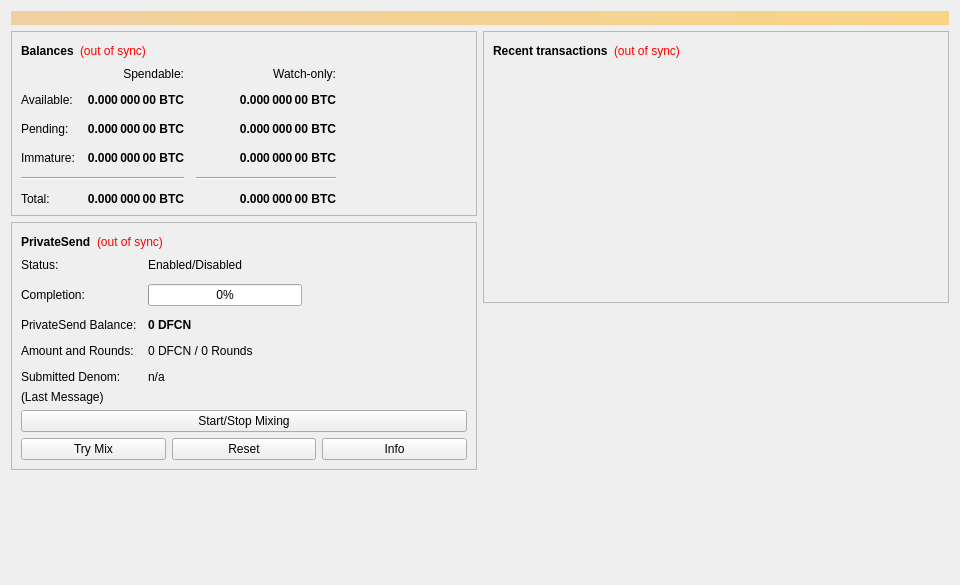
<?xml version="1.0" encoding="UTF-8"?>
<ui version="4.0">
 <class>OverviewPage</class>
 <widget class="QWidget" name="OverviewPage">
  <property name="geometry">
   <rect>
    <x>0</x>
    <y>0</y>
    <width>960</width>
    <height>585</height>
   </rect>
  </property>
  <property name="minimumSize">
   <size>
    <width>960</width>
    <height>0</height>
   </size>
  </property>
  <property name="windowTitle">
   <string>Form</string>
  </property>
  <layout class="QVBoxLayout" name="topLayout">
   <item>
    <widget class="QLabel" name="labelAlerts">
     <property name="visible">
      <bool>false</bool>
     </property>
     <property name="styleSheet">
      <string notr="true">background-color: qlineargradient(x1: 0, y1: 0, x2: 1, y2: 0, stop:0 #F0D0A0, stop:1 #F8D488); color:#000000;</string>
     </property>
     <property name="wordWrap">
      <bool>true</bool>
     </property>
     <property name="margin">
      <number>3</number>
     </property>
    </widget>
   </item>
   <item>
    <layout class="QHBoxLayout" name="horizontalLayout" stretch="1,1">
     <item>
      <layout class="QVBoxLayout" name="verticalLayout_2">
       <item>
        <widget class="QFrame" name="frame">
         <property name="frameShape">
          <enum>QFrame::StyledPanel</enum>
         </property>
         <property name="frameShadow">
          <enum>QFrame::Raised</enum>
         </property>
         <layout class="QVBoxLayout" name="verticalLayout_4">
          <item>
           <layout class="QHBoxLayout" name="horizontalLayout_4">
            <item>
             <widget class="QLabel" name="label_5">
              <property name="font">
               <font>
                <weight>75</weight>
                <bold>true</bold>
               </font>
              </property>
              <property name="text">
               <string>Balances</string>
              </property>
             </widget>
            </item>
            <item>
             <widget class="QLabel" name="labelWalletStatus">
              <property name="toolTip">
               <string>The displayed information may be out of date. Your wallet automatically synchronizes with the DashFirst network after a connection is established, but this process has not completed yet.</string>
              </property>
              <property name="styleSheet">
               <string notr="true">QLabel { color: red; }</string>
              </property>
              <property name="text">
               <string notr="true">(out of sync)</string>
              </property>
              <property name="alignment">
               <set>Qt::AlignLeading|Qt::AlignLeft|Qt::AlignVCenter</set>
              </property>
             </widget>
            </item>
            <item>
             <spacer name="horizontalSpacer_3">
              <property name="orientation">
               <enum>Qt::Horizontal</enum>
              </property>
              <property name="sizeHint" stdset="0">
               <size>
                <width>40</width>
                <height>20</height>
               </size>
              </property>
             </spacer>
            </item>
           </layout>
          </item>
          <item>
           <layout class="QGridLayout" name="gridLayout">
            <property name="spacing">
             <number>12</number>
            </property>
            <item row="2" column="2">
             <widget class="QLabel" name="labelWatchPending">
              <property name="font">
               <font>
                <weight>75</weight>
                <bold>true</bold>
               </font>
              </property>
              <property name="cursor">
               <cursorShape>IBeamCursor</cursorShape>
              </property>
              <property name="toolTip">
               <string>Unconfirmed transactions to watch-only addresses</string>
              </property>
              <property name="text">
               <string notr="true">0.000 000 00 BTC</string>
              </property>
              <property name="alignment">
               <set>Qt::AlignRight|Qt::AlignTrailing|Qt::AlignVCenter</set>
              </property>
              <property name="textInteractionFlags">
               <set>Qt::LinksAccessibleByMouse|Qt::TextSelectableByKeyboard|Qt::TextSelectableByMouse</set>
              </property>
             </widget>
            </item>
            <item row="2" column="1">
             <widget class="QLabel" name="labelUnconfirmed">
              <property name="font">
               <font>
                <weight>75</weight>
                <bold>true</bold>
               </font>
              </property>
              <property name="cursor">
               <cursorShape>IBeamCursor</cursorShape>
              </property>
              <property name="toolTip">
               <string>Total of transactions that have yet to be confirmed, and do not yet count toward the spendable balance</string>
              </property>
              <property name="text">
               <string notr="true">0.000 000 00 BTC</string>
              </property>
              <property name="alignment">
               <set>Qt::AlignRight|Qt::AlignTrailing|Qt::AlignVCenter</set>
              </property>
              <property name="textInteractionFlags">
               <set>Qt::LinksAccessibleByMouse|Qt::TextSelectableByKeyboard|Qt::TextSelectableByMouse</set>
              </property>
             </widget>
            </item>
            <item row="3" column="2">
             <widget class="QLabel" name="labelWatchImmature">
              <property name="font">
               <font>
                <weight>75</weight>
                <bold>true</bold>
               </font>
              </property>
              <property name="cursor">
               <cursorShape>IBeamCursor</cursorShape>
              </property>
              <property name="toolTip">
               <string>Mined balance in watch-only addresses that has not yet matured</string>
              </property>
              <property name="text">
               <string notr="true">0.000 000 00 BTC</string>
              </property>
              <property name="alignment">
               <set>Qt::AlignRight|Qt::AlignTrailing|Qt::AlignVCenter</set>
              </property>
              <property name="textInteractionFlags">
               <set>Qt::LinksAccessibleByMouse|Qt::TextSelectableByKeyboard|Qt::TextSelectableByMouse</set>
              </property>
             </widget>
            </item>
            <item row="4" column="0" colspan="2">
             <widget class="Line" name="lineSpendableBalance">
              <property name="orientation">
               <enum>Qt::Horizontal</enum>
              </property>
             </widget>
            </item>
            <item row="4" column="2">
             <widget class="Line" name="lineWatchBalance">
              <property name="sizePolicy">
               <sizepolicy hsizetype="Preferred" vsizetype="Fixed">
                <horstretch>0</horstretch>
                <verstretch>0</verstretch>
               </sizepolicy>
              </property>
              <property name="minimumSize">
               <size>
                <width>140</width>
                <height>0</height>
               </size>
              </property>
              <property name="orientation">
               <enum>Qt::Horizontal</enum>
              </property>
             </widget>
            </item>
            <item row="5" column="0">
             <widget class="QLabel" name="labelTotalText">
              <property name="text">
               <string>Total:</string>
              </property>
             </widget>
            </item>
            <item row="3" column="1">
             <widget class="QLabel" name="labelImmature">
              <property name="font">
               <font>
                <weight>75</weight>
                <bold>true</bold>
               </font>
              </property>
              <property name="cursor">
               <cursorShape>IBeamCursor</cursorShape>
              </property>
              <property name="toolTip">
               <string>Mined balance that has not yet matured</string>
              </property>
              <property name="text">
               <string notr="true">0.000 000 00 BTC</string>
              </property>
              <property name="alignment">
               <set>Qt::AlignRight|Qt::AlignTrailing|Qt::AlignVCenter</set>
              </property>
              <property name="textInteractionFlags">
               <set>Qt::LinksAccessibleByMouse|Qt::TextSelectableByKeyboard|Qt::TextSelectableByMouse</set>
              </property>
             </widget>
            </item>
            <item row="2" column="3">
             <spacer name="horizontalSpacer_2">
              <property name="orientation">
               <enum>Qt::Horizontal</enum>
              </property>
              <property name="sizeHint" stdset="0">
               <size>
                <width>40</width>
                <height>20</height>
               </size>
              </property>
             </spacer>
            </item>
            <item row="3" column="0">
             <widget class="QLabel" name="labelImmatureText">
              <property name="text">
               <string>Immature:</string>
              </property>
             </widget>
            </item>
            <item row="5" column="1">
             <widget class="QLabel" name="labelTotal">
              <property name="font">
               <font>
                <weight>75</weight>
                <bold>true</bold>
               </font>
              </property>
              <property name="cursor">
               <cursorShape>IBeamCursor</cursorShape>
              </property>
              <property name="toolTip">
               <string>Your current total balance</string>
              </property>
              <property name="text">
               <string notr="true">0.000 000 00 BTC</string>
              </property>
              <property name="alignment">
               <set>Qt::AlignRight|Qt::AlignTrailing|Qt::AlignVCenter</set>
              </property>
              <property name="textInteractionFlags">
               <set>Qt::LinksAccessibleByMouse|Qt::TextSelectableByKeyboard|Qt::TextSelectableByMouse</set>
              </property>
             </widget>
            </item>
            <item row="5" column="2">
             <widget class="QLabel" name="labelWatchTotal">
              <property name="font">
               <font>
                <weight>75</weight>
                <bold>true</bold>
               </font>
              </property>
              <property name="cursor">
               <cursorShape>IBeamCursor</cursorShape>
              </property>
              <property name="toolTip">
               <string>Current total balance in watch-only addresses</string>
              </property>
              <property name="text">
               <string notr="true">0.000 000 00 BTC</string>
              </property>
              <property name="alignment">
               <set>Qt::AlignRight|Qt::AlignTrailing|Qt::AlignVCenter</set>
              </property>
              <property name="textInteractionFlags">
               <set>Qt::LinksAccessibleByMouse|Qt::TextSelectableByKeyboard|Qt::TextSelectableByMouse</set>
              </property>
             </widget>
            </item>
            <item row="0" column="2">
             <widget class="QLabel" name="labelWatchonly">
              <property name="text">
               <string>Watch-only:</string>
              </property>
              <property name="alignment">
               <set>Qt::AlignRight|Qt::AlignTrailing|Qt::AlignVCenter</set>
              </property>
             </widget>
            </item>
            <item row="1" column="0">
             <widget class="QLabel" name="labelBalanceText">
              <property name="text">
               <string>Available:</string>
              </property>
             </widget>
            </item>
            <item row="1" column="1">
             <widget class="QLabel" name="labelBalance">
              <property name="font">
               <font>
                <weight>75</weight>
                <bold>true</bold>
               </font>
              </property>
              <property name="cursor">
               <cursorShape>IBeamCursor</cursorShape>
              </property>
              <property name="toolTip">
               <string>Your current spendable balance</string>
              </property>
              <property name="text">
               <string notr="true">0.000 000 00 BTC</string>
              </property>
              <property name="alignment">
               <set>Qt::AlignRight|Qt::AlignTrailing|Qt::AlignVCenter</set>
              </property>
              <property name="textInteractionFlags">
               <set>Qt::LinksAccessibleByMouse|Qt::TextSelectableByKeyboard|Qt::TextSelectableByMouse</set>
              </property>
             </widget>
            </item>
            <item row="1" column="2">
             <widget class="QLabel" name="labelWatchAvailable">
              <property name="font">
               <font>
                <weight>75</weight>
                <bold>true</bold>
               </font>
              </property>
              <property name="cursor">
               <cursorShape>IBeamCursor</cursorShape>
              </property>
              <property name="toolTip">
               <string>Your current balance in watch-only addresses</string>
              </property>
              <property name="text">
               <string notr="true">0.000 000 00 BTC</string>
              </property>
              <property name="alignment">
               <set>Qt::AlignRight|Qt::AlignTrailing|Qt::AlignVCenter</set>
              </property>
              <property name="textInteractionFlags">
               <set>Qt::LinksAccessibleByMouse|Qt::TextSelectableByKeyboard|Qt::TextSelectableByMouse</set>
              </property>
             </widget>
            </item>
            <item row="2" column="0">
             <widget class="QLabel" name="labelPendingText">
              <property name="text">
               <string>Pending:</string>
              </property>
             </widget>
            </item>
            <item row="0" column="1">
             <widget class="QLabel" name="labelSpendable">
              <property name="text">
               <string>Spendable:</string>
              </property>
              <property name="alignment">
               <set>Qt::AlignRight|Qt::AlignTrailing|Qt::AlignVCenter</set>
              </property>
             </widget>
            </item>
           </layout>
          </item>
         </layout>
        </widget>
       </item>
       <item>
        <widget class="QFrame" name="framePrivateSend">
         <property name="layoutDirection">
          <enum>Qt::LeftToRight</enum>
         </property>
         <property name="frameShape">
          <enum>QFrame::StyledPanel</enum>
         </property>
         <property name="frameShadow">
          <enum>QFrame::Raised</enum>
         </property>
         <layout class="QVBoxLayout" name="VerticalLayout_PS1">
          <item>
           <layout class="QHBoxLayout" name="horizontalLayout_5">
            <item>
             <widget class="QLabel" name="labelPrivateSendHeader">
              <property name="font">
               <font>
                <weight>75</weight>
                <bold>true</bold>
               </font>
              </property>
              <property name="text">
               <string>PrivateSend</string>
              </property>
             </widget>
            </item>
            <item>
             <widget class="QLabel" name="labelPrivateSendSyncStatus">
              <property name="toolTip">
               <string>The displayed information may be out of date. Your wallet automatically synchronizes with the DashFirst network after a connection is established, but this process has not completed yet.</string>
              </property>
              <property name="styleSheet">
               <string notr="true">QLabel { color: red; }</string>
              </property>
              <property name="text">
               <string notr="true">(out of sync)</string>
              </property>
              <property name="alignment">
               <set>Qt::AlignLeading|Qt::AlignLeft|Qt::AlignVCenter</set>
              </property>
             </widget>
            </item>
            <item>
             <spacer name="horizontalSpacer_4">
              <property name="orientation">
               <enum>Qt::Horizontal</enum>
              </property>
              <property name="sizeHint" stdset="0">
               <size>
                <width>40</width>
                <height>20</height>
               </size>
              </property>
             </spacer>
            </item>
           </layout>
          </item>
          <item>
           <layout class="QFormLayout" name="privateSendFormLayout">
            <property name="fieldGrowthPolicy">
             <enum>QFormLayout::AllNonFixedFieldsGrow</enum>
            </property>
            <property name="horizontalSpacing">
             <number>11</number>
            </property>
            <property name="verticalSpacing">
             <number>12</number>
            </property>
            <item row="0" column="0">
             <widget class="QLabel" name="labelPrivateSendEnabledText">
              <property name="text">
               <string>Status:</string>
              </property>
             </widget>
            </item>
            <item row="0" column="1">
             <widget class="QLabel" name="labelPrivateSendEnabled">
              <property name="text">
               <string>Enabled/Disabled</string>
              </property>
             </widget>
            </item>
            <item row="1" column="0">
             <widget class="QLabel" name="labelCompletitionText">
              <property name="text">
               <string>Completion:</string>
              </property>
             </widget>
            </item>
            <item row="1" column="1">
             <widget class="QProgressBar" name="privateSendProgress">
              <property name="maximumSize">
               <size>
                <width>154</width>
                <height>16777215</height>
               </size>
              </property>
              <property name="value">
               <number>0</number>
              </property>
             </widget>
            </item>
            <item row="2" column="0">
             <widget class="QLabel" name="labelAnonymizedText">
              <property name="text">
               <string>PrivateSend Balance:</string>
              </property>
             </widget>
            </item>
            <item row="2" column="1">
             <widget class="QLabel" name="labelAnonymized">
              <property name="font">
               <font>
                <weight>75</weight>
                <bold>true</bold>
               </font>
              </property>
              <property name="text">
               <string notr="true">0 DFCN</string>
              </property>
             </widget>
            </item>
            <item row="3" column="0">
             <widget class="QLabel" name="labelAmountAndRoundsText">
              <property name="text">
               <string>Amount and Rounds:</string>
              </property>
             </widget>
            </item>
            <item row="3" column="1">
             <widget class="QLabel" name="labelAmountRounds">
              <property name="text">
               <string>0 DFCN / 0 Rounds</string>
              </property>
             </widget>
            </item>
            <item row="4" column="0">
             <widget class="QLabel" name="labelSubmittedDenomText">
              <property name="text">
               <string>Submitted Denom:</string>
              </property>
             </widget>
            </item>
            <item row="4" column="1">
             <widget class="QLabel" name="labelSubmittedDenom">
              <property name="toolTip">
               <string>The denominations you submitted to the Masternode.&lt;br&gt;To mix, other users must submit the exact same denominations.</string>
              </property>
              <property name="text">
               <string>n/a</string>
              </property>
             </widget>
            </item>
           </layout>
          </item>
          <item>
           <layout class="QVBoxLayout" name="VerticalLayout_PS">
            <item>
             <widget class="QLabel" name="labelPrivateSendLastMessage">
              <property name="text">
               <string>(Last Message)</string>
              </property>
              <property name="alignment">
               <set>Qt::AlignLeading|Qt::AlignLeft|Qt::AlignTop</set>
              </property>
              <property name="wordWrap">
               <bool>true</bool>
              </property>
             </widget>
            </item>
            <item>
             <widget class="QPushButton" name="togglePrivateSend">
              <property name="sizePolicy">
               <sizepolicy hsizetype="MinimumExpanding" vsizetype="Fixed">
                <horstretch>0</horstretch>
                <verstretch>0</verstretch>
               </sizepolicy>
              </property>
              <property name="text">
               <string>Start/Stop Mixing</string>
              </property>
             </widget>
            </item>
            <item>
             <layout class="QHBoxLayout" name="horizontalLayout_debugbuttons">
              <item>
               <widget class="QPushButton" name="privateSendAuto">
                <property name="sizePolicy">
                 <sizepolicy hsizetype="MinimumExpanding" vsizetype="Fixed">
                  <horstretch>0</horstretch>
                  <verstretch>0</verstretch>
                 </sizepolicy>
                </property>
                <property name="toolTip">
                 <string>Try to manually submit a PrivateSend request.</string>
                </property>
                <property name="text">
                 <string>Try Mix</string>
                </property>
               </widget>
              </item>
              <item>
               <widget class="QPushButton" name="privateSendReset">
                <property name="sizePolicy">
                 <sizepolicy hsizetype="MinimumExpanding" vsizetype="Fixed">
                  <horstretch>0</horstretch>
                  <verstretch>0</verstretch>
                 </sizepolicy>
                </property>
                <property name="toolTip">
                 <string>Reset the current status of PrivateSend (can interrupt PrivateSend if it's in the process of Mixing, which can cost you money!)</string>
                </property>
                <property name="autoFillBackground">
                 <bool>false</bool>
                </property>
                <property name="text">
                 <string>Reset</string>
                </property>
               </widget>
              </item>
              <item>
               <widget class="QPushButton" name="privateSendInfo">
                <property name="sizePolicy">
                 <sizepolicy hsizetype="MinimumExpanding" vsizetype="Fixed">
                  <horstretch>0</horstretch>
                  <verstretch>0</verstretch>
                 </sizepolicy>
                </property>
                <property name="toolTip">
                 <string>Information about PrivateSend and Mixing</string>
                </property>
                <property name="text">
                 <string>Info</string>
                </property>
               </widget>
              </item>
             </layout>
            </item>
           </layout>
          </item>
         </layout>
        </widget>
       </item>
       <item>
        <spacer name="verticalSpacer">
         <property name="orientation">
          <enum>Qt::Vertical</enum>
         </property>
         <property name="sizeHint" stdset="0">
          <size>
           <width>20</width>
           <height>40</height>
          </size>
         </property>
        </spacer>
       </item>
      </layout>
     </item>
     <item>
      <layout class="QVBoxLayout" name="verticalLayout_3">
       <item>
        <widget class="QFrame" name="frame_2">
         <property name="frameShape">
          <enum>QFrame::StyledPanel</enum>
         </property>
         <property name="frameShadow">
          <enum>QFrame::Raised</enum>
         </property>
         <layout class="QVBoxLayout" name="verticalLayout">
          <item>
           <layout class="QHBoxLayout" name="horizontalLayout_2">
            <item>
             <widget class="QLabel" name="label_4">
              <property name="font">
               <font>
                <weight>75</weight>
                <bold>true</bold>
               </font>
              </property>
              <property name="text">
               <string>Recent transactions</string>
              </property>
             </widget>
            </item>
            <item>
             <widget class="QLabel" name="labelTransactionsStatus">
              <property name="toolTip">
               <string>The displayed information may be out of date. Your wallet automatically synchronizes with the DashFirst network after a connection is established, but this process has not completed yet.</string>
              </property>
              <property name="styleSheet">
               <string notr="true">QLabel { color: red; }</string>
              </property>
              <property name="text">
               <string notr="true">(out of sync)</string>
              </property>
              <property name="alignment">
               <set>Qt::AlignLeading|Qt::AlignLeft|Qt::AlignVCenter</set>
              </property>
             </widget>
            </item>
            <item>
             <spacer name="horizontalSpacer">
              <property name="orientation">
               <enum>Qt::Horizontal</enum>
              </property>
              <property name="sizeHint" stdset="0">
               <size>
                <width>40</width>
                <height>20</height>
               </size>
              </property>
             </spacer>
            </item>
           </layout>
          </item>
          <item>
           <widget class="QListView" name="listTransactions">
            <property name="styleSheet">
             <string notr="true">QListView { background: transparent; }</string>
            </property>
            <property name="frameShape">
             <enum>QFrame::NoFrame</enum>
            </property>
            <property name="verticalScrollBarPolicy">
             <enum>Qt::ScrollBarAlwaysOff</enum>
            </property>
            <property name="horizontalScrollBarPolicy">
             <enum>Qt::ScrollBarAlwaysOff</enum>
            </property>
            <property name="selectionMode">
             <enum>QAbstractItemView::NoSelection</enum>
            </property>
           </widget>
          </item>
         </layout>
        </widget>
       </item>
       <item>
        <spacer name="verticalSpacer_2">
         <property name="orientation">
          <enum>Qt::Vertical</enum>
         </property>
         <property name="sizeHint" stdset="0">
          <size>
           <width>20</width>
           <height>40</height>
          </size>
         </property>
        </spacer>
       </item>
      </layout>
     </item>
    </layout>
   </item>
  </layout>
 </widget>
 <resources/>
 <connections/>
</ui>
